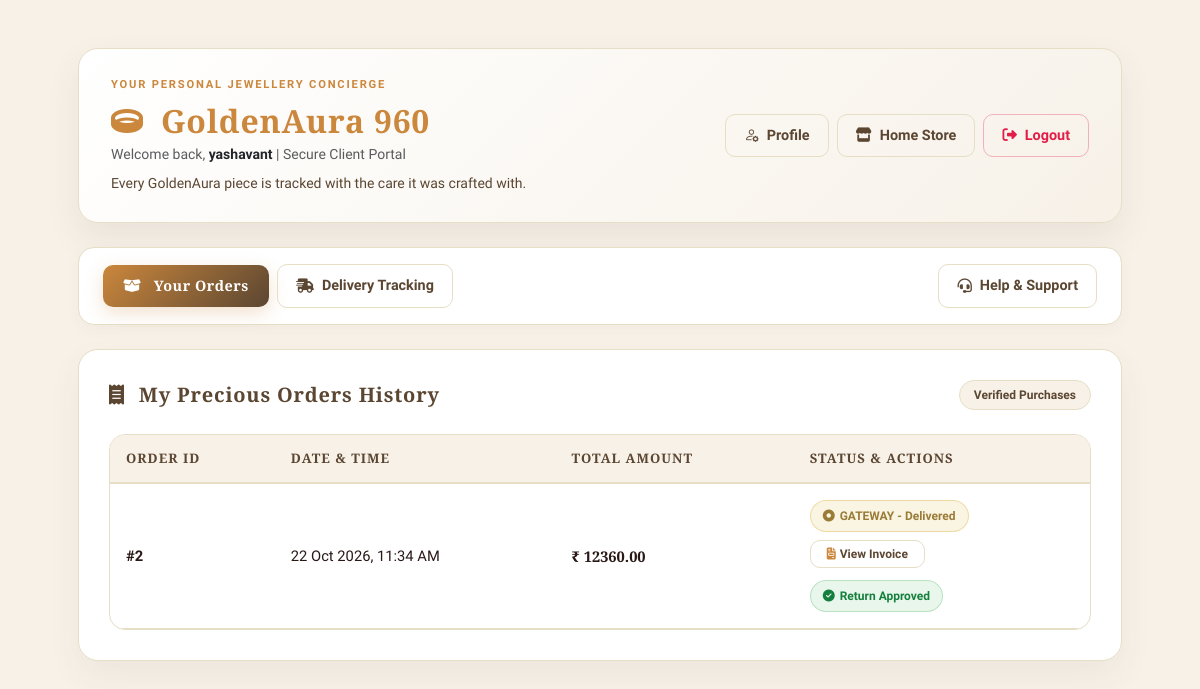
/dashboard/ (signed in), run on an earlier commit of the app's database.
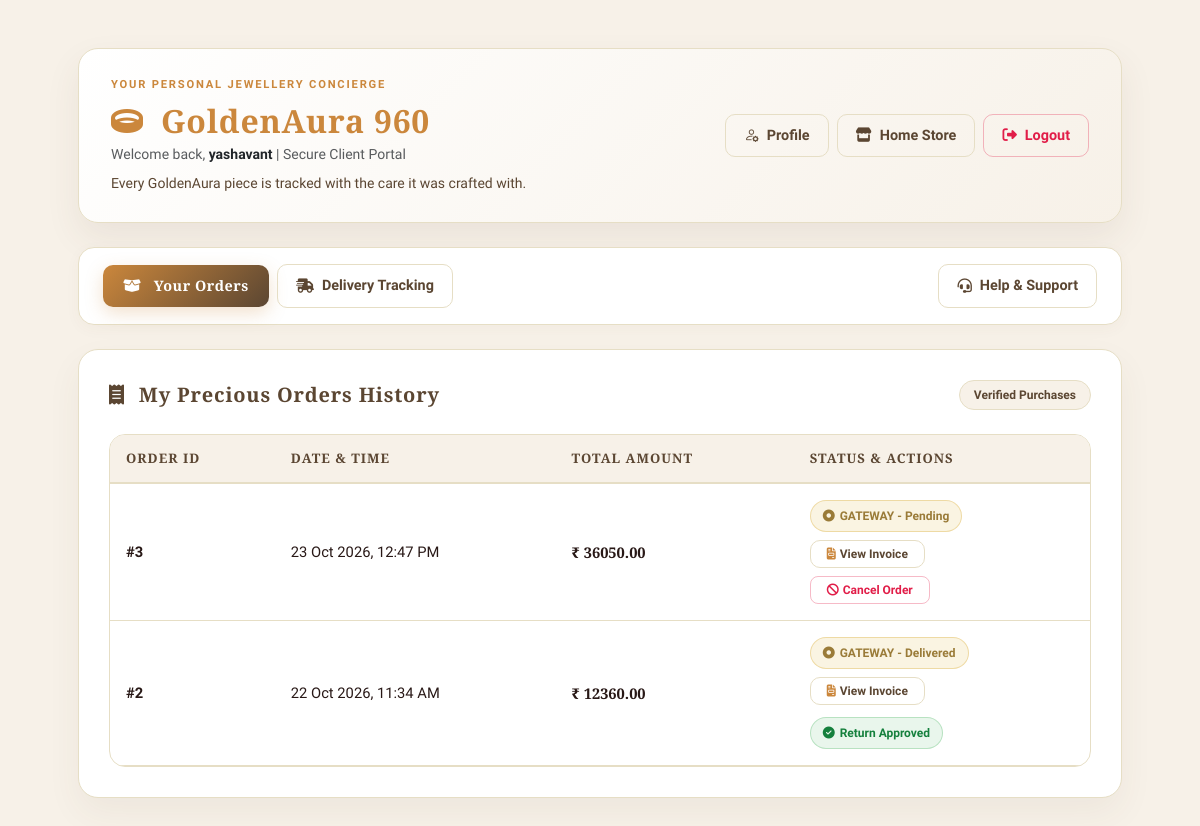
And on a later commit of the database.
### orders/models.py (models this page shows, shortened)
class Order(models.Model):
    STATUS_CHOICES = (
        ('Pending', 'Pending'),
        ('Processing', 'Processing'),
        ('Shipped', 'Shipped'),
        ('Delivered', 'Delivered'),
        ('Cancelled', 'Cancelled'),
    )
    user = models.ForeignKey(
        User,
        on_delete=models.CASCADE,
        related_name='orders_app_orders'
    )
    full_name = models.CharField(max_length=150)
    email = models.EmailField()
    mobile_number = models.CharField(max_length=15, blank=True, null=True)
    shipping_address = models.TextField()
    payment_method = models.CharField(
        max_length=20, choices=PAYMENT_CHOICES, blank=True, null=True
    )
    total_amount = models.DecimalField(max_digits=10, decimal_places=2)
    status = models.CharField(
        max_length=20, choices=STATUS_CHOICES, default='Pending'
    )
    created_at = models.DateTimeField(auto_now_add=True)
    updated_at = models.DateTimeField(auto_now=True)

### store/views.py (the view)
# urls.py: path('dashboard/', views.dashboard_view, name='dashboard'),
@login_required
def dashboard_view(request):
    customer_orders = Order.objects.filter(user=request.user).order_by('-created_at')
    context = {
        'customer_orders': customer_orders,
    }
    return render(request, 'store/dashboard.html', context)

### store/templates/store/dashboard.html (shortened to what the changed rows need)
{% load static %}
<!DOCTYPE html>
<html lang="en">
<head>
    <link href="https://cdn.jsdelivr.net/npm/bootstrap@5.3.0/dist/css/bootstrap.min.css" rel="stylesheet">
    <link rel="stylesheet" href="https://cdnjs.cloudflare.com/ajax/libs/font-awesome/6.4.0/css/all.min.css">
    <link rel="stylesheet" href="https://cdn.jsdelivr.net/npm/bootstrap-icons@1.10.5/font/bootstrap-icons.css">
</head>
<body>
<div class="container py-5 px-3 px-lg-5">
    <div class="dashboard-header d-flex flex-column flex-md-row justify-content-between align-items-md-center gap-3 mb-4">
        <div>
            <h2 class="brand-title text-gold fw-bold mb-1">
                <i class="fas fa-ring me-2"></i> GoldenAura 960
            </h2>
        </div>
    </div>
    <div id="orders-section" class="luxury-container">
        {% if customer_orders %}
        <div class="table-responsive">
            <table class="table align-middle">
                <thead>
                    <tr>
                        <th>Order ID</th>
                        <th>Date & Time</th>
                        <th>Total Amount</th>
                        <th>Status & Actions</th>
                    </tr>
                </thead>
                <tbody>
                {% for order in customer_orders %}
                    <tr>
                        <td class="fw-bold text-muted">
                            #{{ order.id }}
                        </td>
                        <td class="text-dark">
                            {{ order.created_at|date:"d M Y, h:i A" }}
                        </td>
                        <td class="amount-box">
                            ₹ {{ order.total|default:order.total_amount|default:"0.00" }}
                        </td>
                        <td>
                            <div class="d-flex flex-column align-items-start gap-2">
                                <div>
                                    <span class="badge-luxury-pending">
                                        <i class="fas fa-circle-dot"></i> {{ order.payment_method|default:"COD"|upper }} - {{ order.status|default:"Pending" }}
                                    </span>
                                </div>
                                <a href="{% url 'order_invoice' order.id %}" class="btn btn-sm btn-outline-custom py-1 px-3" target="_blank" style="font-size: 0.75rem;">
                                    <i class="fas fa-file-invoice me-1 text-gold"></i> View Invoice
                                </a>
                                {% if 'pending' in order.status|lower or 'processing' in order.status|lower %}
                                    <a href="{% url 'cancel_order' order.id %}" class="btn btn-sm btn-outline-danger-custom py-1 px-3 fw-bold" style="font-size: 0.75rem; border-radius: 8px;" onclick="return confirm('Are you sure you want to cancel this order?');">
                                        <i class="fas fa-ban me-1"></i> Cancel Order
                                    </a>
                                {% endif %}
                                {% if order.return_requests.exists %}
                                    {% with rr=order.return_requests.last %}
                                        {% if rr.status == 'Pending' %}
                                            <span class="badge-luxury-pending mt-1">
                                                <i class="fas fa-clock"></i> Return Requested - Pending
                                            </span>
                                        {% elif rr.status == 'Approved' %}
                                            <span class="badge-luxury-approved mt-1">
                                                <i class="fas fa-check-circle"></i> Return Approved
                                            </span>
                                        {% elif rr.status == 'Completed' %}
                                            <span class="badge-luxury-approved mt-1">
                                                <i class="fas fa-check-double"></i> Refund Completed
                                            </span>
                                        {% elif rr.status == 'Rejected' %}
                                            <span class="badge-luxury-rejected mt-1">
                                                <i class="fas fa-circle-xmark"></i> Return Rejected
                                            </span>
                                        {% endif %}
                                    {% endwith %}
                                {% endif %}
                            </div>
                        </td>
                    </tr>
                {% endfor %}
                </tbody>
            </table>
        </div>
        {% endif %}
    </div>
</div>
</body>
</html>

What changed in the data, as far as the page shows it:
added Order: id "3", created_at "23 Oct 2026, 12:47 PM", total "36050.00", payment_method "GATEWAY", status "Pending", shows "Cancel Order"
